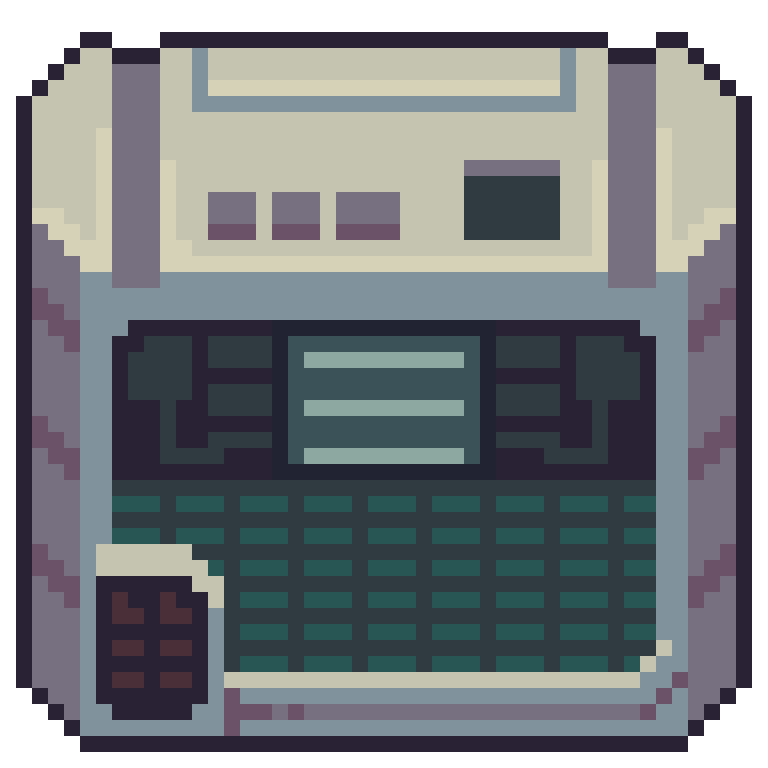
#> input picture ArtSource/Items/16x/elem_air_separator.png, 768 x 768 px; its folder holds 4 pictures in this run
$ python compress_textures.py
#> lines starting #> are read from the running program, lines starting #| are printed output that depends on the picture
from pathlib import Path

import numpy as np
from PIL import Image

root = Path(__file__).resolve().parents[1]
src_16x = root / "ArtSource" / "Items" / "16x"
targets = [
    root / "Textures" / "Items",
    root / "bin" / "Release" / "netstandard2.1" / "Textures" / "Items",
]
for source in sorted(src_16x.glob("*.png")):
    name = source.name
    big = Image.open(source).convert("RGBA")
#> big is the input picture: PIL image 768x768 RGBA; mean R, G, B, A 92.6, 97.4, 100.7, 224
    if big.width % 16 or big.height % 16:
        raise ValueError(f"{name}: 16x source dimensions must be divisible by 16, got {big.size}")
    lw, lh = big.width // 16, big.height // 16
#> lw = 48; lh = 48
    small = big.resize((lw, lh), Image.Resampling.NEAREST)
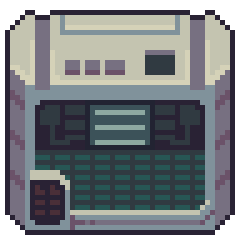
#> small: PIL image 48x48 RGBA (shown 5 times larger); mean R, G, B, A 92.6, 97.4, 100.7, 224; transparent parts drawn white
    a = np.array(small)
    # Image-model output may have soft alpha; the game uses point filtering, so harden it.
    a[:, :, 3] = np.where(a[:, :, 3] >= 128, 255, 0)
    small = Image.fromarray(a, "RGBA")
    for tdir in targets:
        if not tdir.exists():
            print("skip missing dir:", tdir)
            continue
        small.save(tdir / name)
        print("overwrote:", tdir / name, small.size)
#> pass 2 of the loop `for source in sorted(src_16x.glob("*.png")):`:
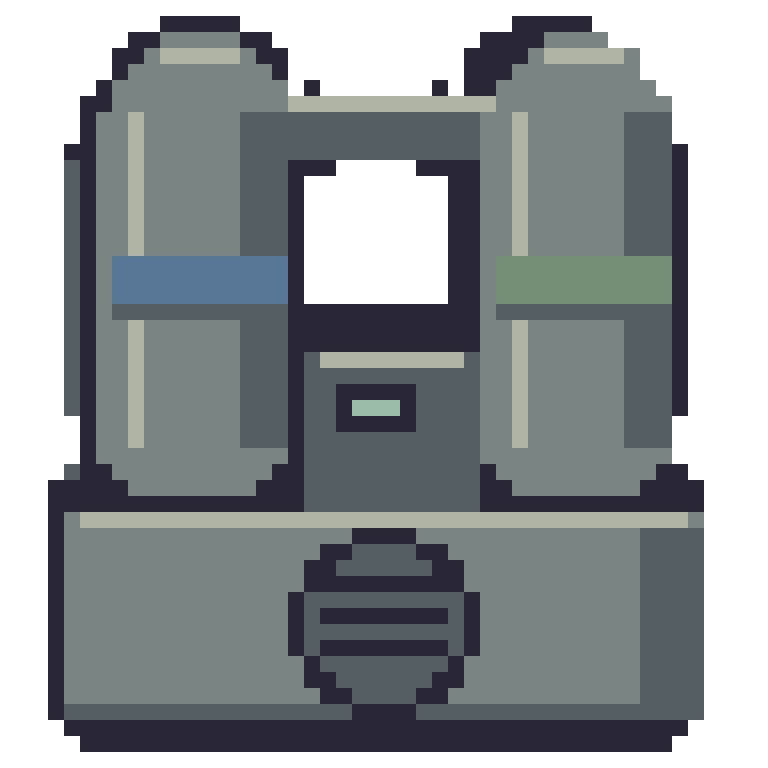
#> input picture ArtSource/Items/16x/elem_air_separator_powered.png, 768 x 768 px
#> big is the input picture: PIL image 768x768 RGBA; mean R, G, B, A 80.7, 86.8, 94, 181
#> `small = big.resize((lw, lh), Image.Resampling.NEAREST)`:
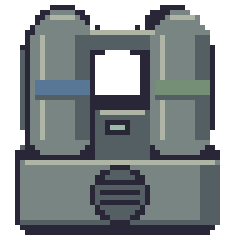
#> small: PIL image 48x48 RGBA (shown 5 times larger); mean R, G, B, A 80.7, 86.8, 94, 181; transparent parts drawn white
